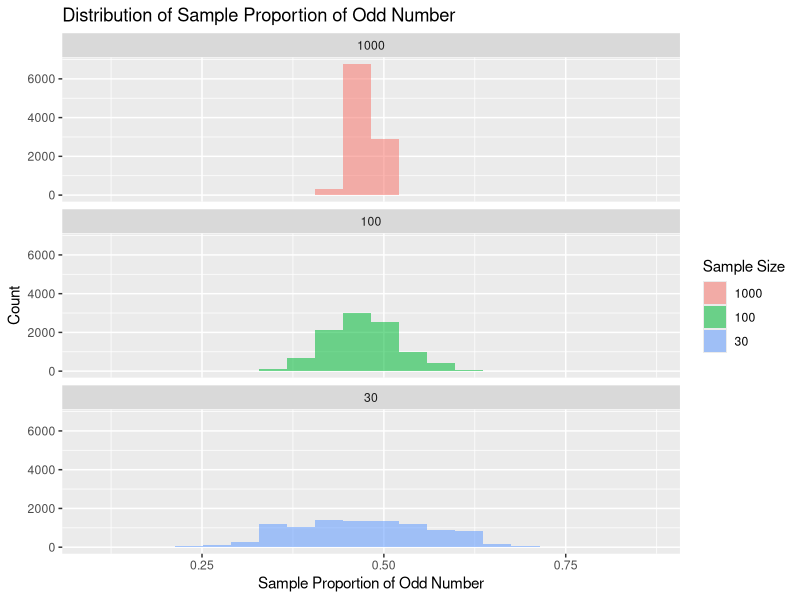

Here is the R script that generated this plot:
#### Simulate Samples of a Fair Coin ####
# Roulette Wheel

# Importing necessary libraries
library(tidyverse)

set.seed(1234)

# Create data frame for simulation results
ns <- c(30, 100, 1000) # Sample sizes
sim_n <- 1e4 # Number of simulations

d <- data.frame(
  sample_size30 = rep(0, times = sim_n),
  sample_size100 = rep(0, times = sim_n),
  sample_size1000 = rep(0, times = sim_n)
)

# Perform simulations
for (i in 1:sim_n) {
  x <- sample(c("Odd", "Not Odd"), prob = c(18/38, 20/38), size = ns[1], replace = T)
  x2 <- sample(c("Odd", "Not Odd"), prob = c(18/38, 20/38), size = ns[2], replace = T)
  x3 <- sample(c("Odd", "Not Odd"), prob = c(18/38, 20/38), size = ns[3], replace = T)
  
  d$sample_size30[i] <- mean(x == "Odd")
  d$sample_size100[i] <- mean(x2 == "Odd")
  d$sample_size1000[i] <- mean(x3 == "Odd")
}

# Organize results
d2 <- d %>%
  pivot_longer(sample_size30:sample_size1000, names_to = "sample_size", values_to = "prop") %>%
  mutate(
    n = case_when(
      sample_size == "sample_size30" ~ "30",
      sample_size == "sample_size100" ~ "100",
      sample_size == "sample_size1000" ~ "1000"
    )
  ) %>%
  mutate(
    n = factor(n, levels = c("1000", "100", "30"))
  )

# Plot results
d2 %>%
  ggplot(aes(x = prop, fill = n)) +
  geom_histogram(alpha = .55, bins = 20) +
  facet_wrap(~n, nrow = 3) +
  xlab("Sample Proportion of Odd Number") +
  ylab("Count") +
  labs(fill = "Sample Size") +
  ggtitle("Distribution of Sample Proportion of Odd Number")